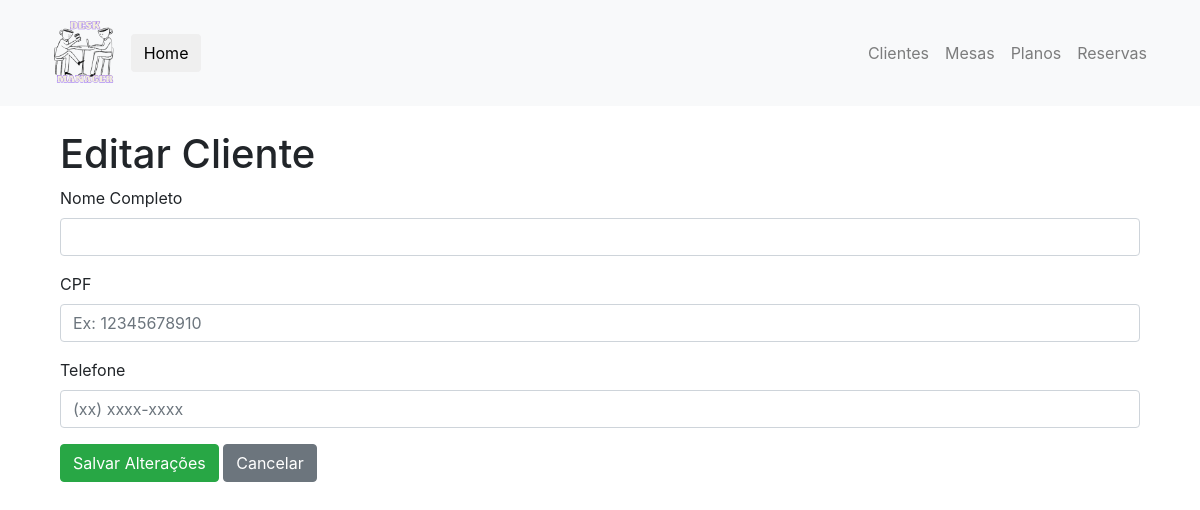
The app's page /cliente/f637760f/editar, older data.
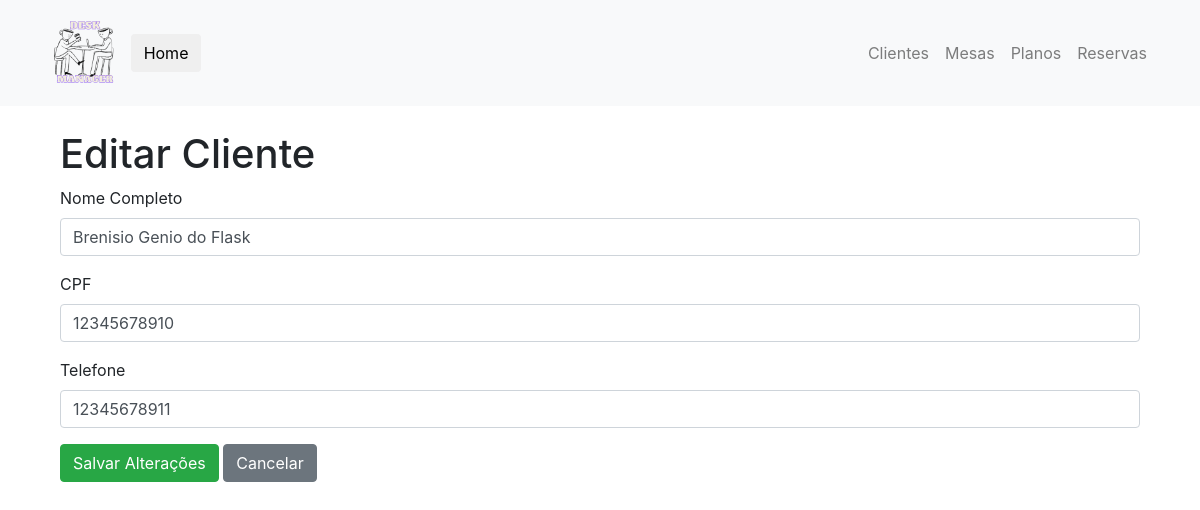
The same page, newer data.
### desk_manager/models.py (models this page shows, shortened)
class Cliente(db.Model):
    __tablename__ = 'cliente'
    id: so.Mapped[str] = so.mapped_column(sa.String, primary_key=True, default=generate_hex_id)
    nome: so.Mapped[str] = so.mapped_column(sa.String, nullable=False)
    cpf: so.Mapped[str] = so.mapped_column(sa.String, unique=True, nullable=False)
    telefone: so.Mapped[str] = so.mapped_column(sa.String, nullable=False)
    tipo_plano_id: so.Mapped[str] = so.mapped_column(sa.String, sa.ForeignKey("plano.id"), nullable=True)
    plano: so.Mapped["PlanoDeUso"] = so.relationship("PlanoDeUso", back_populates="clientes")
    reservas: so.Mapped[list["Reserva"]] = so.relationship("Reserva", back_populates="cliente")
    saldo: so.Mapped[int] = so.mapped_column(sa.Integer, nullable=True, default=0)
    @classmethod
    def buscar_cliente_por_id(cls, cliente_id):
        return cls.query.get(cliente_id)

### desk_manager/routes/cliente.py (the view, shortened to what this page needs)
@CLIENTE.route('/cliente/<string:cliente_id>/editar', methods=['GET', 'POST'])
def editar_cliente(cliente_id):
    cliente = Cliente.buscar_cliente_por_id(cliente_id)
    form = FormCadastroCliente(obj=cliente)
    return render_template('editar_cliente.html', form_cadastro_cliente=form, cliente=cliente)

### desk_manager/forms/cadastro.py
class FormCadastroCliente(FlaskForm):
    id = HiddenField('ID')
    nome = StringField('', validators=[
        DataRequired(),
        validate_nome])
    cpf = StringField('CPF', validators=[
        DataRequired(),
        length(min=11, max=11, message="O CPF deve ter exatamente 11 dígitos."),
        validate_cpf
    ], render_kw={"placeholder": "Ex: 12345678910"})
    telefone = StringField('', validators=[
        DataRequired(),
        length(min=10, max=11, message="O telefone deve ter entre 10 e 11 dígitos."),
        validate_telefone
    ],render_kw={"placeholder": '(xx) xxxx-xxxx'})
    botao_submit = SubmitField('Cadastrar Cliente')

### desk_manager/templates/editar_cliente.html (shortened to what this page needs)
{% extends "base.html" %}
{% block body %}
<div class="wrapper-doc">
    <form method="POST" action="{{ url_for('cliente.editar_cliente', cliente_id=cliente.id) }}" class="container" enctype="multipart/form-data">
        <h1 class="form-title">Editar Cliente</h1>
        <div class="form-group">
            <label class="form-control-label">Nome Completo</label>
            {% if form_cadastro_cliente.nome.errors %}
                {{ form_cadastro_cliente.nome(class="form-control is-invalid") }}
                <div class="invalid-feedback">
                    {% for erro in form_cadastro_cliente.nome.errors %}
                        {{ erro }}
                    {% endfor %}
                </div>
            {% else %}
                {{ form_cadastro_cliente.nome(class="form-control") }}
            {% endif %}
        </div>
        <div class="form-group">
            <label class="form-control-label">CPF</label>
            {% if form_cadastro_cliente.cpf.errors %}
                {{ form_cadastro_cliente.cpf(class="form-control is-invalid") }}
                <div class="invalid-feedback">
                    {% for erro in form_cadastro_cliente.cpf.errors %}
                        {{ erro }}
                    {% endfor %}
                </div>
            {% else %}
                {{ form_cadastro_cliente.cpf(class="form-control") }}
            {% endif %}
        </div>
        <div class="form-group">
            <label class="form-control-label">Telefone</label>
            {% if form_cadastro_cliente.telefone.errors %}
                {{ form_cadastro_cliente.telefone(class="form-control is-invalid") }}
                <div class="invalid-feedback">
                    {% for erro in form_cadastro_cliente.telefone.errors %}
                        {{ erro }}
                    {% endfor %}
                </div>
            {% else %}
                {{ form_cadastro_cliente.telefone(class="form-control") }}
            {% endif %}
        </div>
        <div class="form-group">
            {{ form_cadastro_cliente.botao_submit(class="btn btn-success", value="Salvar Alterações") }}
            <a href="{{ url_for('cliente.lista_clientes') }}" class="btn btn-secondary">Cancelar</a>
        </div>
    </form>
</div>
{% endblock %}

Row changes from the older to the newer data that the page shows:
added Cliente: nome "Brenisio Genio do Flask", cpf "12345678910", telefone "12345678911"
